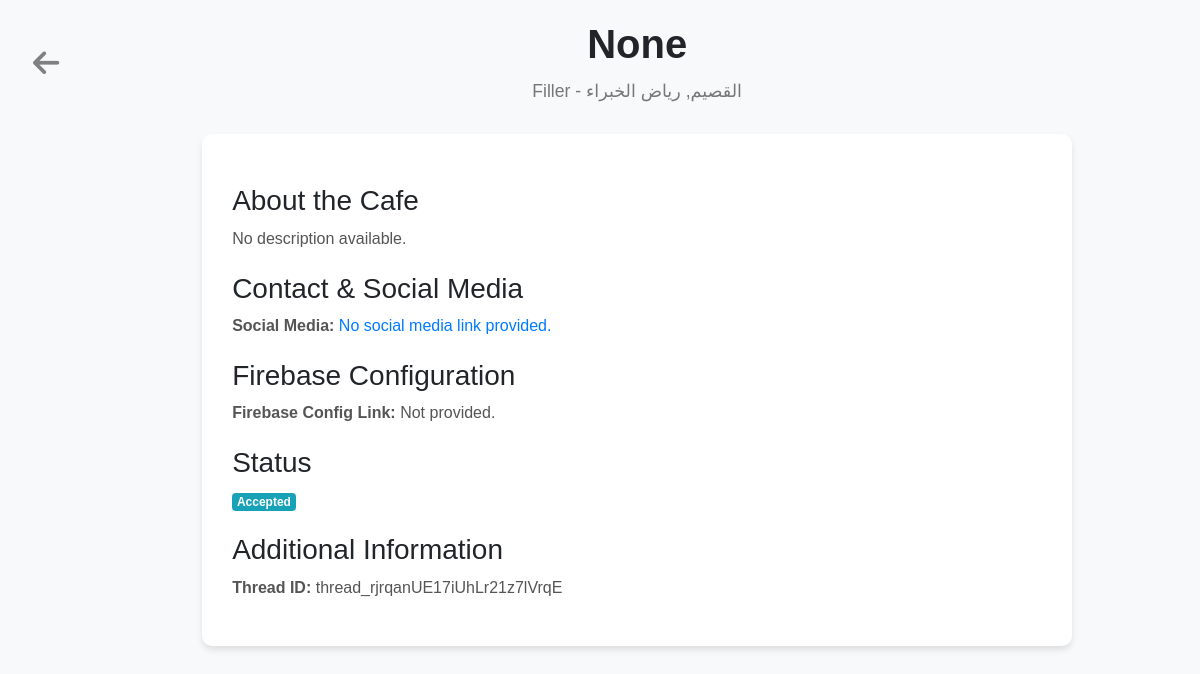
The page /ar/admins/user/5/ (signed in) on the database as committed earlier.
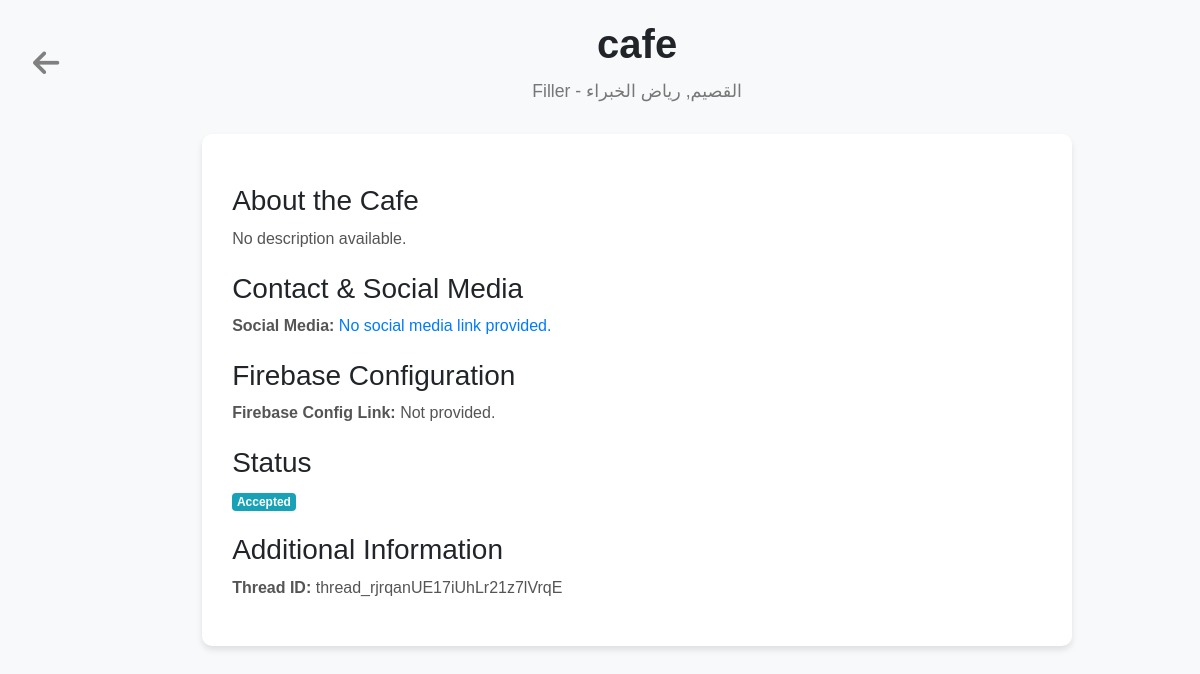
The same page on the database as committed later.
### authentication_app/models.py (models this page shows, shortened)
class UserProfile(models.Model):
    PENDING = 0
    ACCEPTED = 1
    DENIED = 2
    STATUS_CHOICES = [
        (PENDING, 'Pending'),
        (ACCEPTED, 'Accepted'),
        (DENIED, 'Denied'),
    ]
    user = models.OneToOneField(User, on_delete=models.CASCADE)  # Links to User model
    cafe_name = models.CharField(max_length=255)  # Cafe name
    data_file = models.FileField(upload_to='static/uploads/' )  # Upload CSV or any file
    firebase_config = models.URLField(blank=True, null=True)  # Firebase Config link
    thread_id = models.CharField(max_length=255, blank=True, null=True)
    status = models.IntegerField(choices=STATUS_CHOICES, default=PENDING)  # Default to pending
    location = models.CharField(max_length=255, default='Filler' )
    area = models.ForeignKey(Area, on_delete=models.CASCADE)
    city = models.ForeignKey(City, on_delete=models.CASCADE)
    social_media_link = models.URLField(blank=True, null=True)
    cafe_description = models.TextField(blank=True, null=True)
    cafe_logo = models.ImageField(upload_to='static/logos/', blank=True, null=True)

class Area(models.Model):
    name = models.CharField(max_length=255, unique=True)

class City(models.Model):
    name = models.CharField(max_length=255)
    area = models.ForeignKey(Area, on_delete=models.CASCADE, related_name="cities")

### authentication_app/decorators.py (the view, shortened to what this page needs)
        def wrapper_func(request, *args, **kwargs):
            user_profile = getattr(request.user, 'userprofile', None)
            if request.user.groups.exists():
                user_group = request.user.groups.all()[0].name
                if user_group in allowed_roles:
                    return view_func(request, *args, **kwargs)
            return redirect('login_page')  # Redirect non-logged-in users to login

### administrators/views.py (called while the page is built)
@login_required
@allowed_users(allowed_roles=['admins'])
def user_details(request, user_id):
    user_profile = get_object_or_404(UserProfile, id=user_id)
    return render(request, 'admins/user_details.html', {'user_profile': user_profile})

### templates/admins/user_details.html (shortened to what this page needs)
<!DOCTYPE html>
<html lang="en">
<head>
    <link href="https://stackpath.bootstrapcdn.com/bootstrap/4.5.2/css/bootstrap.min.css" rel="stylesheet">
        <link href="https://cdnjs.cloudflare.com/ajax/libs/font-awesome/5.15.4/css/all.min.css" rel="stylesheet">
</head>
<body>
    <div class='row'>
    <a href="javascript:window.history.back();" class="mt-5 ml-5">
        <i class="fas fa-arrow-left" style="font-size:30px; color:gray;"></i>
    </a>
    <div class="container">
        <div class="user-header">
            <h1>{{ user_profile.cafe_name }}</h1>
            <p>{{ user_profile.location }} - {{ user_profile.area.name }}, {{ user_profile.city.name }}</p>
        </div>
        <div class="content">
            <h2>About the Cafe</h2>
            <p>{{ user_profile.cafe_description|default:"No description available." }}</p>
            <h2>Contact & Social Media</h2>
            <p><strong>Social Media:</strong> <a href="{{ user_profile.social_media_link }}" target="_blank">{{ user_profile.social_media_link|default:"No social media link provided." }}</a></p>
            <h2>Firebase Configuration</h2>
            <p><strong>Firebase Config Link:</strong> {{ user_profile.firebase_config|default:"Not provided." }}</p>
            <h2>Status</h2>
            <p><span class="badge badge-info">{{ user_profile.get_status_display }}</span></p>
            <h2>Additional Information</h2>
            <p><strong>Thread ID:</strong> {{ user_profile.thread_id|default:"Not available." }}</p>
        </div>
    </div>
</div>
</body>
</html>

### templates/admins/user_details.html (style rules this page uses)
body { font-family: 'Arial', sans-serif; background-color: #f8f9fa; }
.container { max-width: 900px; margin-top: 20px; }
.user-header { text-align: center; margin-bottom: 30px; }
.user-header h1 { font-size: 2.5rem; font-weight: 700; margin-bottom: 10px; }
.user-header p { font-size: 1.1rem; color: #777; }
.content { background-color: #fff; padding: 30px; border-radius: 10px; box-shadow: 0 4px 6px rgba(0, 0, 0, 0.1); }
.content h2 { font-size: 1.75rem; margin-top: 20px; }
.content p { font-size: 1rem; line-height: 1.6; color: #555; }
.content .badge { margin-right: 10px; }

Rows that differ between the two databases and show on the page:
changed UserProfile "Filler": cafe_name "None" → "cafe"
